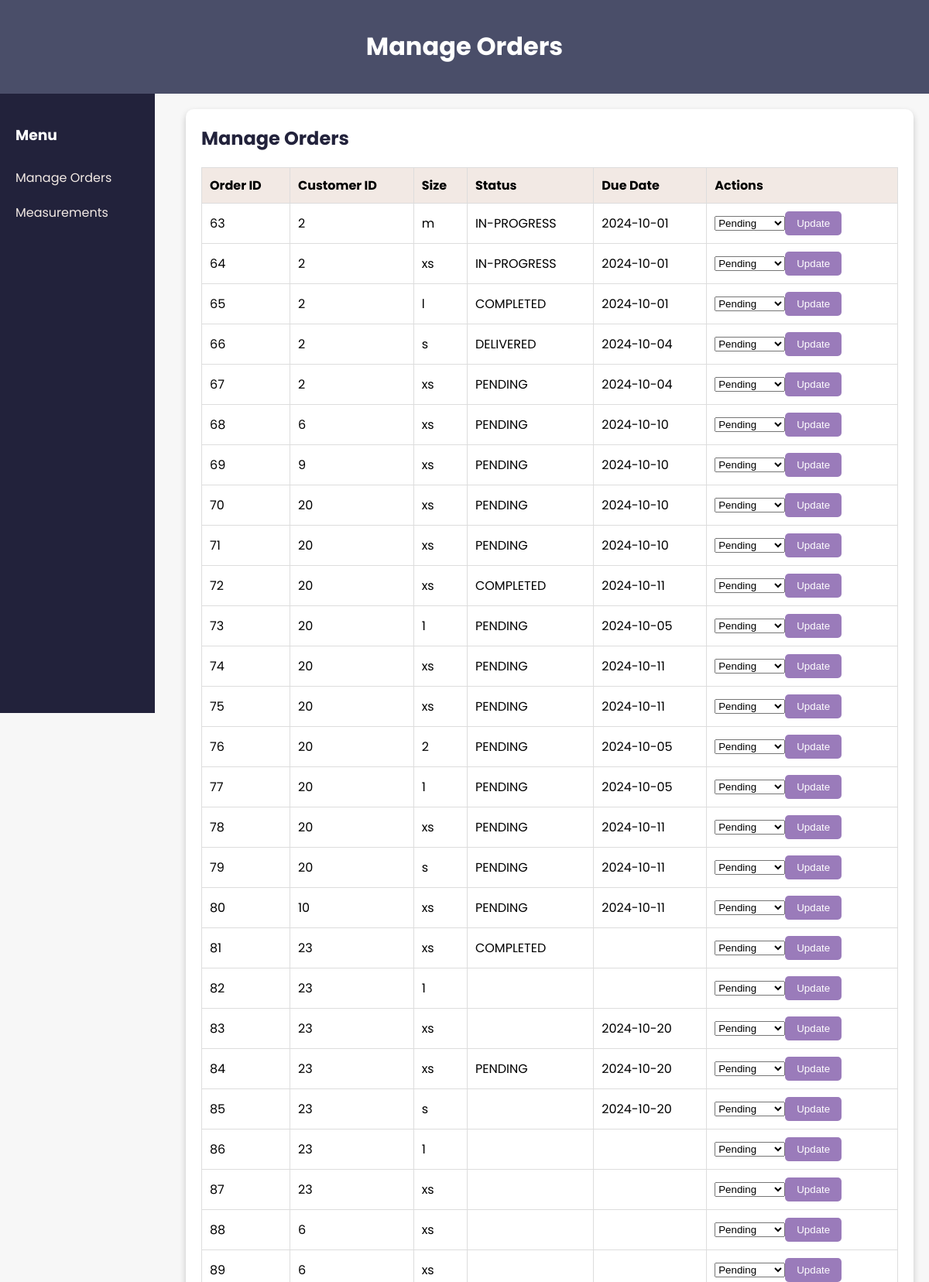
Screenshot of /staff/ManageOrder.php (upper part) with the database file from the repository.
### tables this page shows
CREATE TABLE `orders` (
  `ORDER_ID` int(11) NOT NULL,
  `USER_ID` int(11) NOT NULL,
  `DRESS_ID` int(11) DEFAULT NULL,
  `FABRIC_ID` int(11) DEFAULT NULL,
  `OPTION_ID` int(11) DEFAULT NULL,
  `STATUSES` enum('PENDING','IN-PROGRESS','COMPLETED','SHIPPED','DELIVERED','CANCELLED','CART') NOT NULL,
  `SSIZE` varchar(100) NOT NULL,
  `QUANTITY` int(2) NOT NULL,
  `TOTAL_PRICE` decimal(10,2) NOT NULL,
  `ESTIMATED_DELIVERY_DATE` date DEFAULT NULL,
  `ACTUAL_DELIVERY_DATE` date DEFAULT NULL,
  `CREATED_AT` datetime NOT NULL DEFAULT current_timestamp()
);

CREATE TABLE `users` (
  `USER_ID` int(11) NOT NULL,
  `USERNAME` varchar(50) NOT NULL,
  `PASSWORDD` varchar(255) NOT NULL,
  `EMAIL` varchar(100) NOT NULL,
  `PHONE` varchar(15) NOT NULL,
  `USER_TYPE` enum('ADMIN','CUSTOMER','STAFF') NOT NULL,
  `ADDRESSS` text DEFAULT NULL,
  `CREATED_AT` datetime NOT NULL DEFAULT current_timestamp(),
  `PROFILE_PICTURE` varchar(255) DEFAULT NULL,
  `blocked` tinyint(1) DEFAULT 0
);

### staff/ManageOrder.php (the view, shortened to what this page needs)
<?php
$host = "localhost";
$dbname = "fashion";
$username = "root";
$password = "";
$conn = mysqli_connect($host, $username, $password, $dbname);
$sql = "SELECT orders.ORDER_ID, users.USER_ID, orders.SSIZE, orders.STATUSES, orders.ESTIMATED_DELIVERY_DATE
        FROM orders
        INNER JOIN users ON orders.USER_ID = users.USER_ID";
$result = $conn->query($sql);
?>
<!DOCTYPE html>
<html lang="en">
<head>
    <link rel="stylesheet" href="staff1.css">
</head>
<body>
    <div class="header">
        <h1>Manage Orders</h1>
    </div>
    <div class="staff-dashboard">
        <aside class="sidebar">
            <h3>Menu</h3>
            <a href="ManageOrder.php">Manage Orders</a>
            <a href="measurement.php">Measurements</a>
        </aside>
        <main class="main-content">
            <section id="manage-orders-section" class="card">
                <h2>Manage Orders</h2>
                <table>
                    <thead>
                        <tr>
                            <th>Order ID</th>
                            <th>Customer ID</th>
                            <th>Size</th>
                            <th>Status</th>
                            <th>Due Date</th>
                            <th>Actions</th>
                        </tr>
                    </thead>
                    <tbody>
                        <?php
                        if ($result->num_rows > 0) {
                            while ($row = $result->fetch_assoc()) {
                                echo "<tr>";
                                echo "<td>" . $row['ORDER_ID'] . "</td>";
                                echo "<td>" . $row['USER_ID'] . "</td>";
                                echo "<td>" . $row['SSIZE'] . "</td>";
                                echo "<td id='status-display-" . $row['ORDER_ID'] . "'>" . ucfirst($row['STATUSES']) . "</td>";
                                echo "<td>" . $row['ESTIMATED_DELIVERY_DATE'] . "</td>";
                                echo "<td>";
                                echo "<form action='' method='post'>";
                                echo "<select name='status' required>
                                        <option value='pending'" . ($row['STATUSES'] == 'pending' ? " selected" : "") . ">Pending</option>
                                        <option value='in-progress'" . ($row['STATUSES'] == 'in-progress' ? " selected" : "") . ">In Progress</option>
                                        <option value='completed'" . ($row['STATUSES'] == 'completed' ? " selected" : "") . ">Completed</option>
                                        <option value='delivered'" . ($row['STATUSES'] == 'delivered' ? " selected" : "") . ">Delivered</option>
                                        <option value='cancelled'" . ($row['STATUSES'] == 'cancelled' ? " selected" : "") . ">Cancelled</option>
                                    </select>";
                                echo "<button type='submit' name='update'>Update</button>";
                                echo "</form>";
                                echo "</td>";
                                echo "</tr>";
                            }
                        } else {
                            echo "<tr><td colspan='6'>No orders found</td></tr>";
                        }
                        ?>
                    </tbody>
                </table>
            </section>
        </main>
    </div>
</body>
</html>

### staff/staff1.css (style rules this page uses)
body { font-family: 'Poppins', sans-serif; background-color: #f7f7f7; margin: 0; padding: 0; }
.header { background-color: #4a4e69; color: #fff; padding: 15px; text-align: center; }
.sidebar { width: 200px; background-color: #22223b; color: #fff; height: 100vh; float: left; padding: 20px; box-sizing: border-box; }
.sidebar a { color: #f2e9e4; display: block; padding: 10px 0; text-decoration: none; }
.main-content { margin-left: 220px; padding: 20px; box-sizing: border-box; }
.card { background-color: #fff; border-radius: 10px; box-shadow: 0 4px 8px rgba(0, 0, 0, 0.2); margin-bottom: 20px; padding: 20px; box-sizing: border-box; }
.card h2 { margin-top: 0; color: #22223b; }
.card table { width: 100%; border-collapse: collapse; }
.card table th, .card table td { border: 1px solid #ddd; padding: 10px; text-align: left; }
.card table th { background-color: #f2e9e4; }
button { padding: 8px 15px; margin-right: 5px; border: none; background-color: #9a7bba; color: #fff; cursor: pointer; border-radius: 5px; }

### rows the page displays
orders: ORDER_ID "63", USER_ID.USER_ID "2", SSIZE "m", STATUSES "IN-PROGRESS", ESTIMATED_DELIVERY_DATE "2024-10-01"
orders: ORDER_ID "64", USER_ID.USER_ID "2", SSIZE "xs", STATUSES "IN-PROGRESS", ESTIMATED_DELIVERY_DATE "2024-10-01"
orders: ORDER_ID "65", USER_ID.USER_ID "2", SSIZE "l", STATUSES "COMPLETED", ESTIMATED_DELIVERY_DATE "2024-10-01"
orders: ORDER_ID "66", USER_ID.USER_ID "2", SSIZE "s", STATUSES "DELIVERED", ESTIMATED_DELIVERY_DATE "2024-10-04"
orders: ORDER_ID "67", USER_ID.USER_ID "2", SSIZE "xs", STATUSES "PENDING", ESTIMATED_DELIVERY_DATE "2024-10-04"
orders: ORDER_ID "68", USER_ID.USER_ID "6", SSIZE "xs", STATUSES "PENDING", ESTIMATED_DELIVERY_DATE "2024-10-10"
orders: ORDER_ID "69", USER_ID.USER_ID "9", SSIZE "xs", STATUSES "PENDING", ESTIMATED_DELIVERY_DATE "2024-10-10"
orders: ORDER_ID "70", USER_ID.USER_ID "20", SSIZE "xs", STATUSES "PENDING", ESTIMATED_DELIVERY_DATE "2024-10-10"
orders: ORDER_ID "71", USER_ID.USER_ID "20", SSIZE "xs", STATUSES "PENDING", ESTIMATED_DELIVERY_DATE "2024-10-10"
orders: ORDER_ID "72", USER_ID.USER_ID "20", SSIZE "xs", STATUSES "COMPLETED", ESTIMATED_DELIVERY_DATE "2024-10-11"
orders: ORDER_ID "73", USER_ID.USER_ID "20", SSIZE "1", STATUSES "PENDING", ESTIMATED_DELIVERY_DATE "2024-10-05"
orders: ORDER_ID "74", USER_ID.USER_ID "20", SSIZE "xs", STATUSES "PENDING", ESTIMATED_DELIVERY_DATE "2024-10-11"
orders: ORDER_ID "75", USER_ID.USER_ID "20", SSIZE "xs", STATUSES "PENDING", ESTIMATED_DELIVERY_DATE "2024-10-11"
orders: ORDER_ID "76", USER_ID.USER_ID "20", SSIZE "2", STATUSES "PENDING", ESTIMATED_DELIVERY_DATE "2024-10-05"
orders: ORDER_ID "77", USER_ID.USER_ID "20", SSIZE "1", STATUSES "PENDING", ESTIMATED_DELIVERY_DATE "2024-10-05"
orders: ORDER_ID "78", USER_ID.USER_ID "20", SSIZE "xs", STATUSES "PENDING", ESTIMATED_DELIVERY_DATE "2024-10-11"
orders: ORDER_ID "79", USER_ID.USER_ID "20", SSIZE "s", STATUSES "PENDING", ESTIMATED_DELIVERY_DATE "2024-10-11"
orders: ORDER_ID "80", USER_ID.USER_ID "10", SSIZE "xs", STATUSES "PENDING", ESTIMATED_DELIVERY_DATE "2024-10-11"
orders: ORDER_ID "81", USER_ID.USER_ID "23", SSIZE "xs", STATUSES "COMPLETED"
orders: ORDER_ID "82", USER_ID.USER_ID "23", SSIZE "1"
orders: ORDER_ID "83", USER_ID.USER_ID "23", SSIZE "xs", ESTIMATED_DELIVERY_DATE "2024-10-20"
orders: ORDER_ID "84", USER_ID.USER_ID "23", SSIZE "xs", STATUSES "PENDING", ESTIMATED_DELIVERY_DATE "2024-10-20"
orders: ORDER_ID "85", USER_ID.USER_ID "23", SSIZE "s", ESTIMATED_DELIVERY_DATE "2024-10-20"
orders: ORDER_ID "86", USER_ID.USER_ID "23", SSIZE "1"
orders: ORDER_ID "87", USER_ID.USER_ID "23", SSIZE "xs"
orders: ORDER_ID "88", USER_ID.USER_ID "6", SSIZE "xs"
orders: ORDER_ID "89", USER_ID.USER_ID "6", SSIZE "xs"
